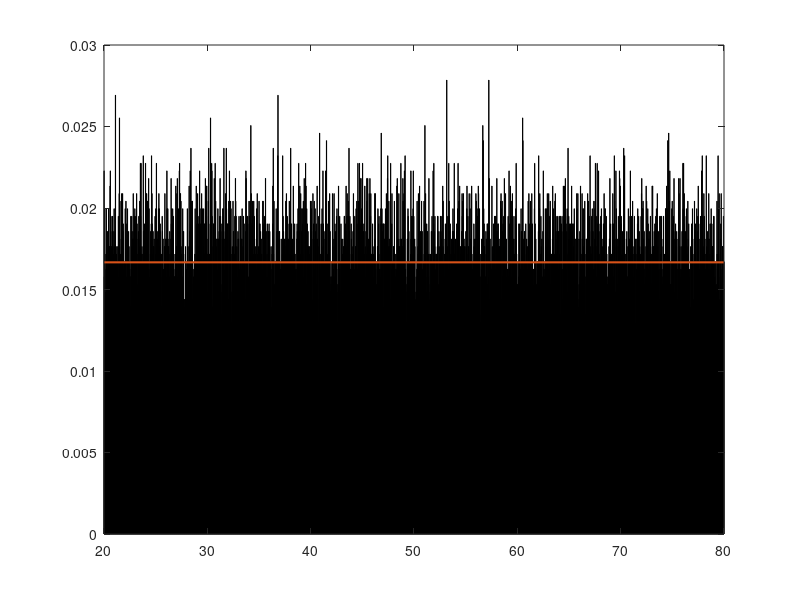

Reproduce this figure in MATLAB.
pkg load statistics

clc;
clear all;

n = 10 ^ 5;
a = 20;
b = 80;
alpha = 0.95;
real_hi2 = 100734.7;

X = sort(unifrnd(a, b, 1, n));

# PART 1

l = min(X);
r = max(X);
buckets = ceil((r - l) * n ^ (1 / 3));
delta = (r - l) / buckets;
x_coords = zeros(buckets, 1);
cnt_in_bucket = zeros(buckets, 1);
y_coords = zeros(buckets, 1);
walls = zeros(buckets, 1);

for i = 1 : buckets
  cur_l = (i - 1) * delta + l;
  cur_r = cur_l + delta;
  walls(i) = cur_r;
  x_coords(i) = (cur_r + cur_l) / 2;
  cnt_in_bucket(i) = sum(X <= cur_r) - sum(X < cur_l);
  y_coords(i) = cnt_in_bucket(i) / (n * delta);
endfor

real_y = 1 / (b - a);
bar(x_coords, y_coords);
hold on;
plot([a b], [real_y real_y], "linewidth", 1.5);

printf("Размер выборки = %d\n", n);
printf("Границы = [%d; %d]\n", l, r);
printf("Выбранная длина интервалов = %d\n", delta);
printf("Количество интервалов = %d\n", buckets);

printf("\n");

# PART 2

E = sum(x_coords .* cnt_in_bucket) / n;
D = sum((x_coords - E) .^ 2 .* cnt_in_bucket) / n;
SQ_D = sqrt(D);

printf("Предполагаемое матожидание = %d\n", E);
printf("Предполагаемая дисперсия = %d\n", D);

# suffix P means "Предполагаемое"
aP = E - sqrt(3) * SQ_D;
bP = E + sqrt(3) * SQ_D;
fP = 1 / (bP - aP);

printf("Предполагаемые границы = [%d; %d]\n", aP, bP);
printf("Предполагаемое значение функции = %d\n", fP);

nP = zeros(buckets, 1);
nP(1) = n * fP * (walls(1) - aP);
for i = 1 : buckets - 2
  nP(i + 1) = n * fP * (walls(i + 1) - walls(i));
endfor
nP(buckets) = n * fP * (bP - walls(buckets - 1));

hi2 = sum(((cnt_in_bucket - nP) .^ 2) ./ nP);

printf("Полученное значение Хи квадрат = %d\n", hi2);
printf("Теоретическое значение Хи квадрат = %d\n", real_hi2);
printf("Заданное распределение есть равномерное = %d\n", hi2 < real_hi2);
